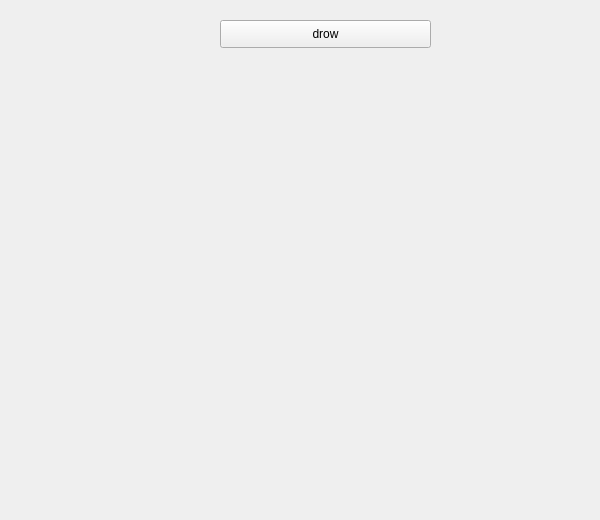
<?xml version="1.0" encoding="UTF-8"?>
<ui version="4.0">
 <class>Form</class>
 <widget class="QWidget" name="Form">
  <property name="geometry">
   <rect>
    <x>0</x>
    <y>0</y>
    <width>600</width>
    <height>520</height>
   </rect>
  </property>
  <property name="windowTitle">
   <string>Form</string>
  </property>
  <widget class="QPushButton" name="pushButton">
   <property name="geometry">
    <rect>
     <x>220</x>
     <y>20</y>
     <width>211</width>
     <height>28</height>
    </rect>
   </property>
   <property name="text">
    <string>drow</string>
   </property>
  </widget>
 </widget>
 <resources/>
 <connections/>
</ui>
